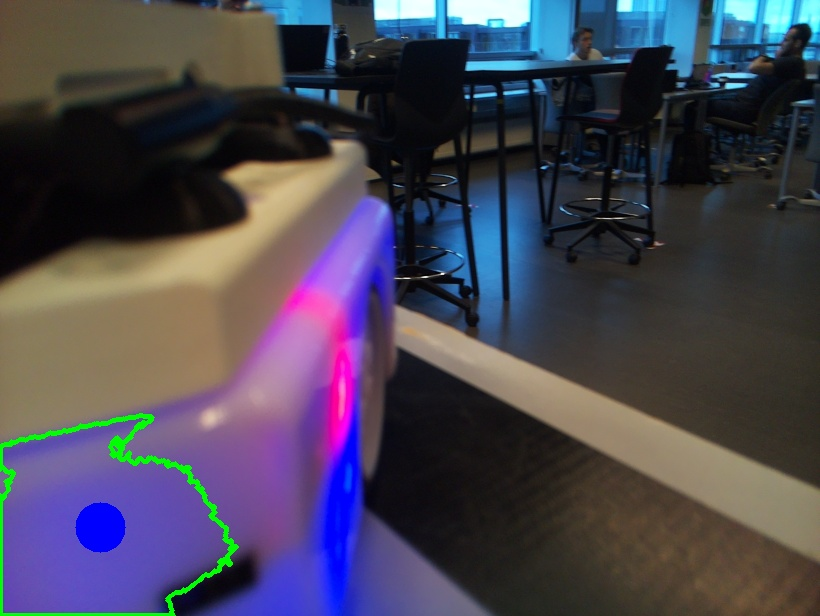
#> input picture imgs/image.jpg, 820 x 616 px, given in place of the camera
$ python qlearning.py
#> lines starting #> are read from the running program, lines starting #| are printed output that depends on the picture
### camera.py
import cv2
import numpy as np
import time


class Camera:
    def __init__(self) -> None:
        # Start capturing video
        self.height = None
        self.width = None
        self.cY = 0
        self.cX = 0
        self.cap = cv2.VideoCapture(0)
        self.cap.set(cv2.CAP_PROP_FRAME_WIDTH, 640)
        self.cap.set(cv2.CAP_PROP_FRAME_HEIGHT, 480)

        # set camera size to 1/2
        cam_driver_width = self.cap.get(cv2.CAP_PROP_FRAME_WIDTH)
        cam_driver_height = self.cap.get(cv2.CAP_PROP_FRAME_HEIGHT)
        print(f"Current camera driver resolution: {cam_driver_width}x{cam_driver_height}")

        # Set the camera to automatic mode
        self.cap.set(cv2.CAP_PROP_AUTO_EXPOSURE, 0.75)  # Enable automatic exposure
        self.cap.set(cv2.CAP_PROP_AUTO_WB, 1)  # Enable automatic white balance

        # Allow some time for the camera to adjust settings
        time.sleep(2)  # Wait for 2 seconds for adjustments

        # Lock the settings by switching to manual
        # Get the current values for exposure and white balance
        exposure = self.cap.get(cv2.CAP_PROP_EXPOSURE)
        white_balance = self.cap.get(cv2.CAP_PROP_WHITE_BALANCE_BLUE_U)

        # Set the camera to manual mode
        self.cap.set(cv2.CAP_PROP_AUTO_EXPOSURE, 0.25)  # Switch to manual exposure mode
        self.cap.set(cv2.CAP_PROP_EXPOSURE, exposure)  # Set the current exposure value
        self.cap.set(cv2.CAP_PROP_WHITE_BALANCE_BLUE_U, white_balance)  # Set the current white balance
        print("Camera settings locked. Exposure:", exposure, "White Balance:", white_balance)

        if not self.cap.isOpened():
            print("Cannot open camera")
            exit()

        cv2.namedWindow('image')
        cv2.createTrackbar('HUE low', 'image', 19, 359, self.nothing)  # Max hue in OpenCV is 179
        cv2.createTrackbar('HUE high', 'image', 41, 359, self.nothing)
        cv2.createTrackbar('SAT low', 'image', 145, 255, self.nothing)
        cv2.createTrackbar('SAT high', 'image', 255, 255, self.nothing)
        cv2.createTrackbar('VAL low', 'image', 154, 255, self.nothing)
        cv2.createTrackbar('VAL high', 'image', 252, 255, self.nothing)
        cv2.createTrackbar('BLR', 'image', 3, 255, self.nothing)

    def update(self):
        # Get the trackbar positions for HSV bounds
        lower_hue = cv2.getTrackbarPos('HUE low', 'image')
        upper_hue = cv2.getTrackbarPos('HUE high', 'image')
        lower_saturation = cv2.getTrackbarPos('SAT low', 'image')
        upper_saturation = cv2.getTrackbarPos('SAT high', 'image')
        lower_value = cv2.getTrackbarPos('VAL low', 'image')
        upper_value = cv2.getTrackbarPos('VAL high', 'image')
        blr = cv2.getTrackbarPos('BLR', 'image')
        if blr%2 == 0:
            blr+=1
        # Capture frame-by-frame
        ret, frame = self.cap.read()
#> frame is the input picture: shape (616, 820, 3); mean B, G, R 83.8, 69, 72.4
        if not ret:
            print("Can't receive frame (stream end?). Exiting ...")
            exit()

        frame_height, frame_width = frame.shape[:2]
#> frame_height = 616; frame_width = 820
        self.height = frame_height // 2
#> self.height = 308
        self.width = frame_width // 2
#> self.width = 410

        # warning - mutation of frame
        frame = cv2.resize(frame, (self.width, self.height))
#> frame: shape (308, 410, 3)

        # Apply Gaussian Blur and convert to HSV
        # Loop over different blur kernel sizes
        for blr in range(1, 21, 2):  # Using odd kernel sizes from 1 to 19
            blurred_image = cv2.GaussianBlur(frame, (blr, blr), 0)
#> this loop made 10 passes
#> pass 3, in update, `blurred_image = cv2.GaussianBlur(frame, (blr, blr), 0)`:
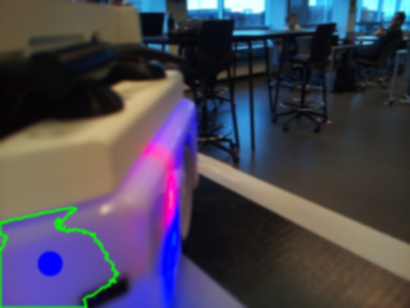
#> blurred_image: shape (308, 410, 3); mean B, G, R 84, 69.1, 72.5

        hsv = cv2.cvtColor(blurred_image, cv2.COLOR_BGR2HSV)
#> hsv: shape (308, 410, 3); mean H, S, V 74.8, 93.7, 97.3
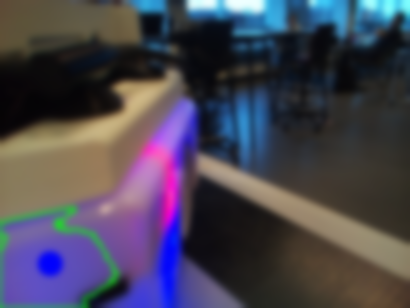
#> blurred_image: shape (308, 410, 3); mean B, G, R 84, 69, 72.6

        # Set lower and upper bounds for HSV
        lower_bound = np.array([lower_hue, lower_saturation, lower_value])
        upper_bound = np.array([upper_hue, upper_saturation, upper_value])

        # Create a mask
        mask = cv2.inRange(hsv, lower_bound, upper_bound)
#> mask: shape (308, 410); every value is 0

        # Optionally find and draw contours on the original frame
        contours, _ = cv2.findContours(mask, cv2.RETR_EXTERNAL, cv2.CHAIN_APPROX_SIMPLE)
#> contours = []

        # Initialize variables to find the largest contour
        largest_contour = None
        largest_area = 0

        # Iterate through contours to find the largest one
        for contour in contours:
            area = cv2.contourArea(contour)
            if area > 500:  # Only consider contours above a certain area threshold
                if area > largest_area:
                    largest_area = area
                    largest_contour = contour
#> this loop made 0 passes
#> after the loop, largest_area = 0

        # Draw contours and find the midpoint
        if largest_contour is not None:
            # Draw the largest contour in red
            cv2.drawContours(frame, [largest_contour], -1, (0, 0, 255), 3)  # Red

            # Calculate the centroid of the largest contour
            M = cv2.moments(largest_contour)
            if M["m00"] != 0:
                # Calculate x, y coordinates of the centroid
                self.cX = int(M["m10"] / M["m00"])
                self.cY = int(M["m01"] / M["m00"])

                # Draw a circle at the centroid
                cv2.circle(frame, (self.cX, self.cY), 7, (255, 0, 0), -1)  # Blue circle

                # Put text on the image to display the centroid coordinates
                # cv2.putText(frame, f'X: {cX}, Y: {cY}', (cX + 10, cY - 10), cv2.FONT_HERSHEY_SIMPLEX, 0.6, (255, 255, 255), 2)  # White text

                resolution = 10
                mapped_x = int(self.cX * resolution / self.width)
                mapped_y = int(self.cY * resolution / self.height)
                cv2.putText(frame, f'X: {mapped_x}, Y: {mapped_y}', (self.cX + 10, self.cY - 10), cv2.FONT_HERSHEY_SIMPLEX, 0.6, (255, 255, 255), 2)  # White text

        # Draw other contours in green
        for contour in contours:
            if contour is not largest_contour and cv2.contourArea(contour) > 500:
                cv2.drawContours(frame, [contour], -1, (0, 255, 0), 3)  # Green

        # Convert the mask to a 3-channel image for concatenation
        mask_3channel = cv2.cvtColor(mask, cv2.COLOR_GRAY2BGR)
#> mask_3channel: shape (308, 410, 3); every value is 0

        # Concatenate original frame and mask side by side
        combined = np.hstack((frame, mask_3channel))
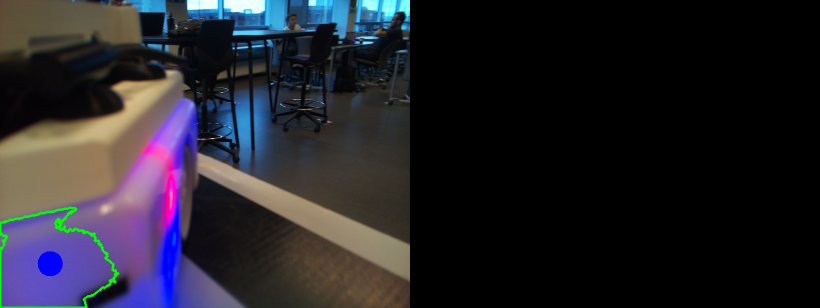
#> combined: shape (308, 820, 3); mean B, G, R 42, 34.6, 36.3

        # Display the combined image
        cv2.imshow('image', combined)

        # todo: I doesn't show the windows if waitkey is not called ??
        if cv2.waitKey(1) == ord('q'):
#> (key q is pressed here)
            self.quit()
            exit()
#> (the program exits here)

$ run again, on imgs/test.jpg
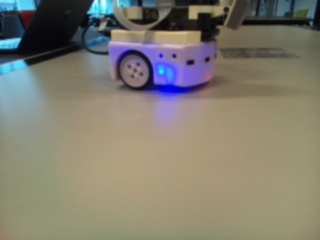
#> input picture imgs/test.jpg, 320 x 240 px, given in place of the camera
#> in update, frame is the input picture: shape (240, 320, 3); mean B, G, R 112.7, 126, 130
#> frame: shape (120, 160, 3)
#> hsv: shape (120, 160, 3); mean H, S, V 44.9, 63.2, 138.7
#> in update, `hsv = cv2.cvtColor(blurred_image, cv2.COLOR_BGR2HSV)`:
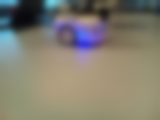
#> blurred_image: shape (120, 160, 3); mean B, G, R 112.9, 126.2, 130.2
#> mask: shape (120, 160); every value is 0
#> contours = []
#> after the loop in update, `for contour in contours:`: largest_area = 0
#> mask_3channel: shape (120, 160, 3); every value is 0
#> in update, `combined = np.hstack((frame, mask_3channel))`:
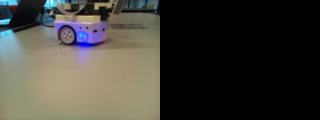
#> combined: shape (120, 320, 3); mean B, G, R 56.4, 63, 65.1
